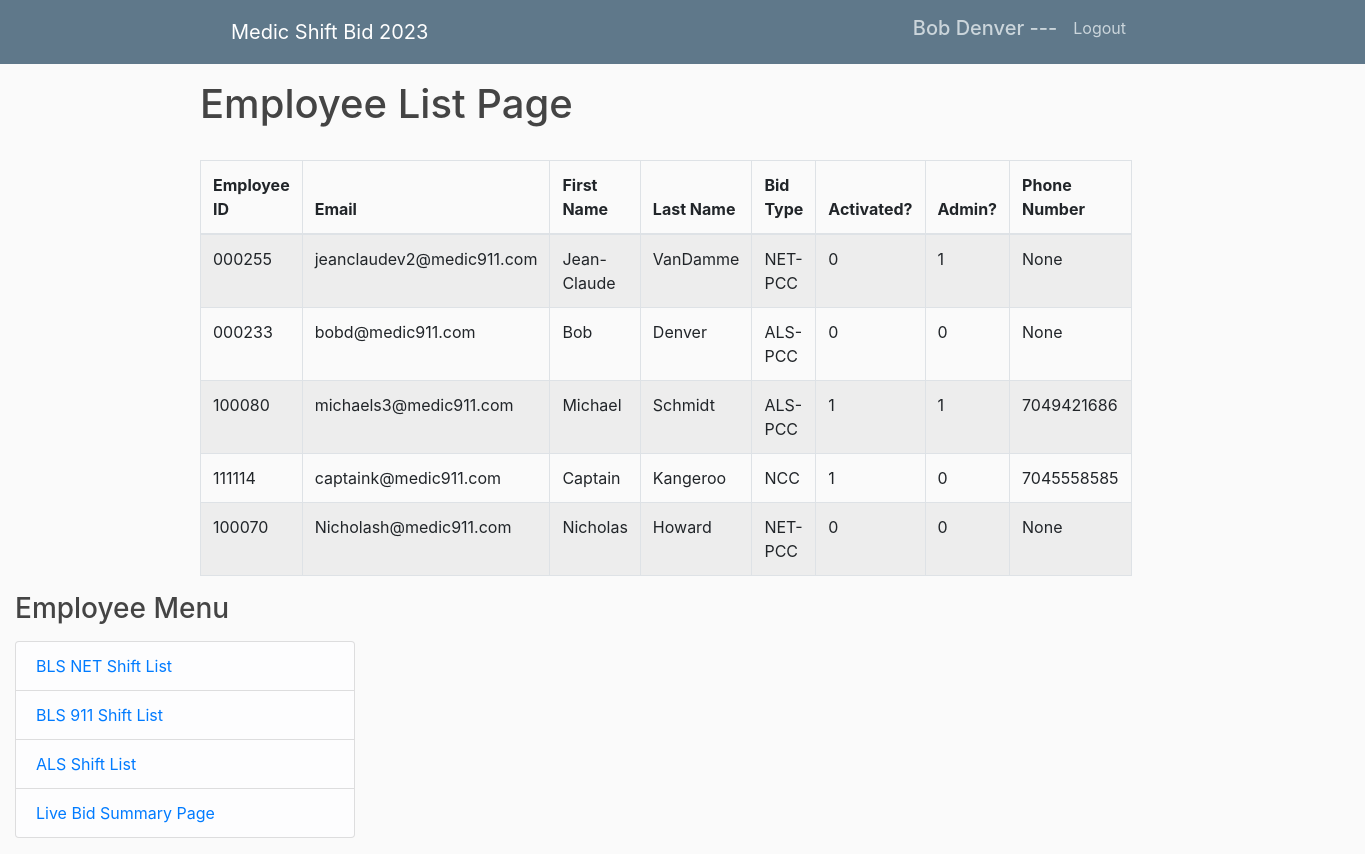
Page /employee_list (signed in) on the earlier database version.
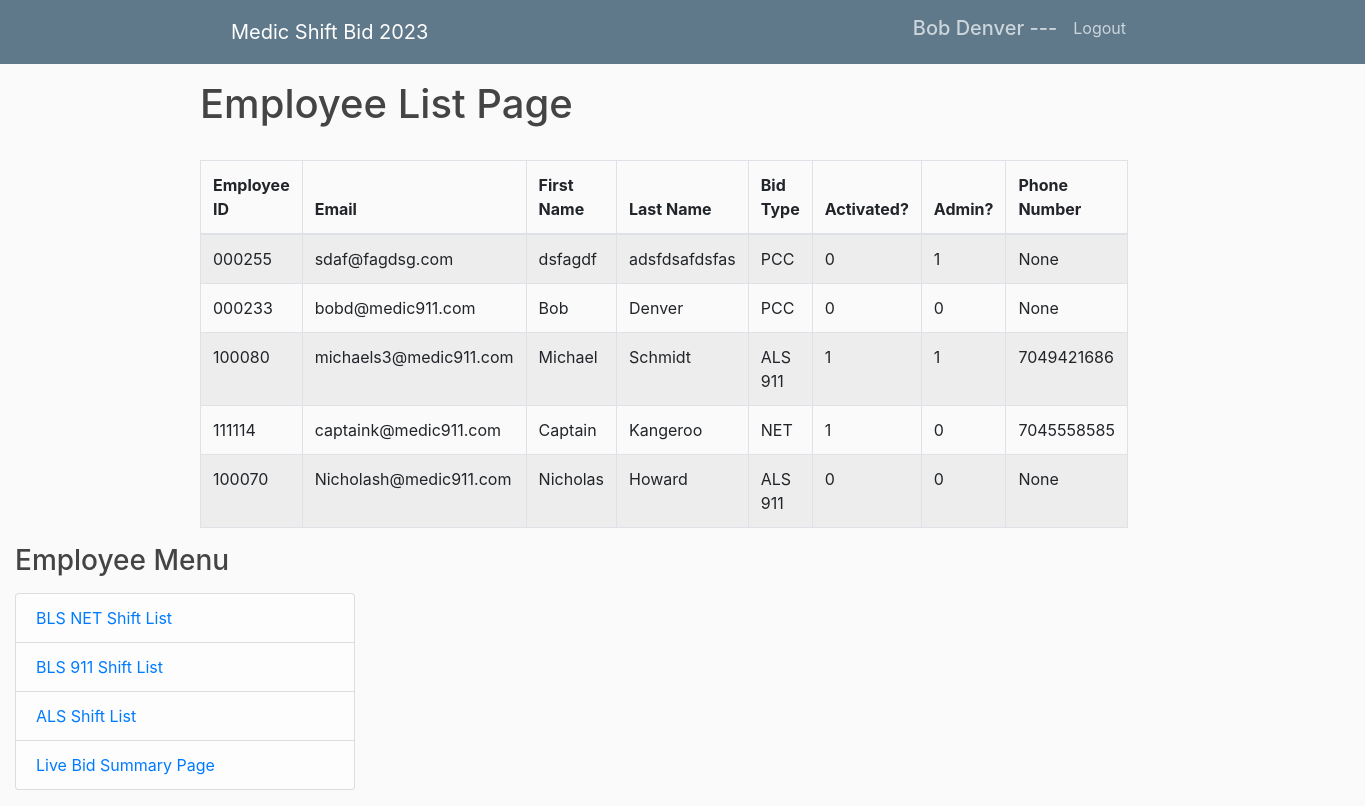
Same page on the later database version.
### shiftbidtool/models.py (models this page shows, shortened)
class User(db.Model, UserMixin):
    id = db.Column(db.Integer(), primary_key=True)
    empID = db.Column(db.String(6), unique=True, nullable=False)
    fName = db.Column(db.String(50), nullable=False)
    lName = db.Column(db.String(50), nullable=False)
    email = db.Column(db.String(120), unique=True, nullable=False)
    password = db.Column(db.String(120), nullable=False)
    phoneNumber = db.Column(db.String(12))
    bidType = db.Column(db.String(50), nullable=False)
    isAdmin = db.Column(db.Integer(), nullable=False, default='0')
    activated = db.Column(db.Integer(), nullable=False, default='0')
    rank = db.Column(db.Integer())

### shiftbidtool/routes.py (the view)
@app.route("/employee_list")
def employees():
    users = User.query.all()
    return render_template('employees.html', title='Employee List', users=users)

### shiftbidtool/models.py (called while the page is built)
@login_manager.user_loader
def load_user(user_id):
    return User.query.get(int(user_id))

### shiftbidtool/templates/employees.html (shortened to what this page needs)
{% extends "base.html" %}
{% block content %}
<h1>Employee List Page</h1>
<br>
<table method="GET" class="table table-striped table-bordered">
    <thead>
        <tr>
            <th>Employee ID</th>
            <th>Email</th>
            <th>First Name</th>
            <th>Last Name</th>
            <th>Bid Type</th>
            <th>Activated?</th>
            <th>Admin?</th>
            <th>Phone Number</th>
    </thead>
    <tbody>
        {% for user in users %}
        <tr>
            <td>{{ user.empID }}</td>
            <td>{{ user.email }}</td>
            <td>{{ user.fName }}</td>
            <td>{{ user.lName }}</td>
            <td>{{ user.bidType }}</td>
            <td>{{ user.activated }}</td>
            <td>{{ user.isAdmin }}</td>
            <td>{{ user.phoneNumber }}</td>
        </tr>
        {% endfor %}
    </tbody>
</table>
{% endblock content %}

### shiftbidtool/templates/base.html (shortened to what this page needs)
<!DOCTYPE html>
<html lang="en">
<head>
    <link rel="stylesheet" href="https://cdn.jsdelivr.net/npm/bootstrap@4.3.1/dist/css/bootstrap.min.css">
    <link rel="stylesheet" href="https://unpkg.com/bootstrap-table@1.22.0/dist/bootstrap-table.min.css">
    <link rel="stylesheet" type="text/css" href="{{ url_for('static', filename='styles.css') }}">
</head>
<body>
    <header class="site-header">
        <nav class="navbar navbar-expand-md navbar-dark bg-steel fixed-top">
          <div class="container-fluid mainmargins">
            <a class="navbar-brand mr-4" href="/">Medic Shift Bid 2023</a>
              <div class="navbar-nav">
                {% if current_user.is_authenticated %}
                <h5 class="nav-item nav-link">{{ current_user.fName }} {{ current_user.lName }} ---</h5>
                <a class="nav-item nav-link" href="{{ url_for('logout') }}">Logout</a>
                {% else %}
                <a class="nav-item nav-link" href="{{ url_for('login') }}">Login</a>
                {% endif %}
              </div>
            </div>
        </nav>
      </header>
    <main role="main" class="container-fluid">
        <div class="row">
            <div class="mainmargins">
            {% block content %}{% endblock %}
            </div>
        {% if current_user.is_authenticated %}
        {% if current_user.isAdmin == 1 %}
        <div class="goright">
        <div class="content-section-r">
            <h3>Admin Menu</h3>
            <p class='text-muted'>
              <ul class="list-group">
                  <li class="list-group-item list-group-item-light"><a href="{{ url_for('getEmployee') }}">Add/Edit Employee</a></li>
                  <li class="list-group-item list-group-item-light"><a href="{{ url_for('getShift') }}">Add/Edit Shift</a></li>
                  <li class="list-group-item list-group-item-light"><a href="{{ url_for('employees') }}">Employee List</a></li>
                  <li class="list-group-item list-group-item-light"><a href="{{ url_for('home') }}">BLS NET Shift List</a></li>
                  <li class="list-group-item list-group-item-light"><a href="{{ url_for('home') }}">BLS 911 Shift List</a></li>
                  <li class="list-group-item list-group-item-light"><a href="{{ url_for('home') }}">ALS Shift List</a></li>
                  <li class="list-group-item list-group-item-light"><a href="{{ url_for('home') }}">Live Bid Summary Page</a></li>
                  <li class="list-group-item list-group-item-light"><a href="{{ url_for('liveAdmin') }}">Live Bid Entry Page</a></li>
              </ul>
            </p>
        </div>
        </div>
        {% else %}
        <div class="col-md-2 goright">
          <div class="content-section-r">
              <h3>Employee Menu</h3>
              <p class='text-muted'>
                  <ul class="list-group">
                      <li class="list-group-item list-group-item-light"><a href="{{ url_for('home') }}">BLS NET Shift List</a></li>
                      <li class="list-group-item list-group-item-light"><a href="{{ url_for('home') }}">BLS 911 Shift List</a></li>
                      <li class="list-group-item list-group-item-light"><a href="{{ url_for('home') }}">ALS Shift List</a></li>
                      <li class="list-group-item list-group-item-light"><a href="{{ url_for('home') }}">Live Bid Summary Page</a></li>
                  </ul>
              </p>
          </div>
          </div>
        {% endif %}
        {% endif %}
      </div>
    </main>
</body>
</html>

Differences in the rows shown:
changed User "bobd@medic911.com": bidType "ALS-PCC" → "PCC"
changed User: email "jeanclaudev2@medic911.com" → "sdaf@fagdsg.com"; fName "Jean-Claude" → "dsfagdf"; lName "VanDamme" → "adsfdsafdsfas"; bidType "NET-PCC" → "PCC"
changed User "michaels3@medic911.com": bidType "ALS-PCC" → "ALS 911"
changed User "captaink@medic911.com": bidType "NCC" → "NET"
changed User "Nicholash@medic911.com": bidType "NET-PCC" → "ALS 911"
